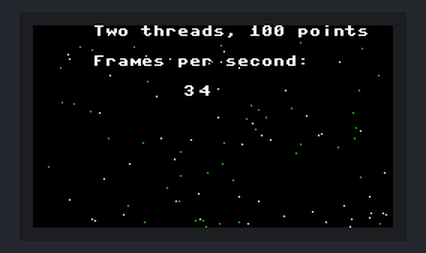
A program run on a simulated Raspberry Pi Pico running MicroPython. Shown: 240×135 colour display. Random numbers come from a fixed seed; threads take turns every 2 ms; library files of the repository ran but are not shown: LCD_1inch14.py.

Above: at 0.5 s.
At 3.02 s:
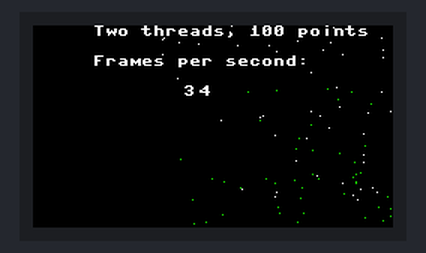
At 5.54 s:
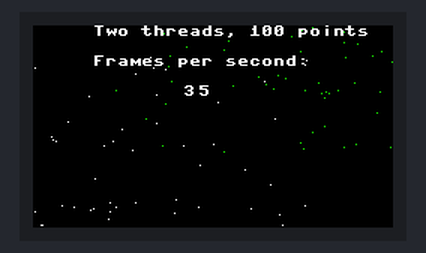
At 10.88 s:
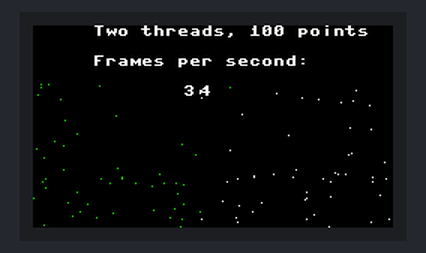
At 16.23 s:
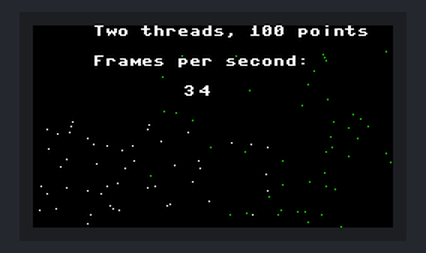
At 21.58 s:
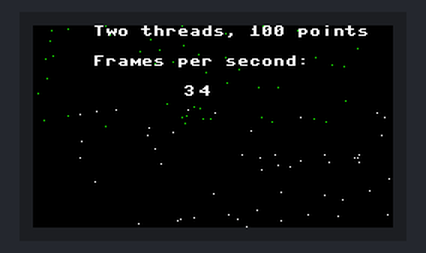

The program:

points_threaded.py
```python
from LCD_1inch14 import LCD_1inch14
from machine import Pin,SPI,PWM, Timer
import framebuf, math
import utime, gc, _thread
from random import randint
from usys import exit

class Points():
    def __init__(self,x,y,c):
        self.x = x
        self.y = y
        self.oldx = 0
        self.oldy = 0
        self.ax = 1
        self.ay = 1
        self.aax = 0
        self.aay = 0
        self.c = c

BL = 13
DC = 8
RST = 12
MOSI = 11
SCK = 10
CS = 9
LCD = LCD_1inch14()
p=[]
threaded = 1  # 1= threaded using 2 cores

token = 1

def init_points(num,c):
    for i in range(0,num):
        p.append(Points(randint(0,240),randint(0,135),c))

def move_points(start,stop):
    for j in range(start,stop):
        i=p[j]
        i.oldx=i.x
        i.oldy=i.y
        i.x+=i.ax
        i.y+=i.ay
        i.ax+=i.aax
        i.ay+=i.aay
        if i.x>240 or i.x<0:
            i.ax=-i.ax
            i.x=i.oldx
        if i.y>135 or i.y<0:
            i.ay=-i.ay
            i.y=i.oldy


def show_points(start,stop):
    for j in range(start,stop):
        i=p[j]
        LCD.pixel(i.oldx,i.oldy,LCD.black)
        LCD.pixel(i.x,i.y,i.c)


def calc_fps():
    delta = utime.ticks_diff(utime.ticks_us(), gticks)
    gticks = utime.ticks_us()
    fps=1_000_000//delta          # frames per second


def show_fps(fps):
    s1=s[fps//10]
    s2=s[fps%10]
    LCD.fill_rect(100,40,20,10,LCD.black)
    LCD.text(s1,100,40,LCD.white)
    LCD.text(s2,110,40,LCD.white)
    LCD.text('Frames per second:',40,20,LCD.white)


def show_display():       # crashes after few seconds
    global token, gticks
    while True:
        if True: # token == 1:
            show_points(51,99)
            move_points(51,99)
            LCD.text('Two threads, 100 points',40,0,LCD.white)
            delta = utime.ticks_diff(utime.ticks_us(), gticks)
            gticks = utime.ticks_us()
            fps=1_000_000//delta          # frames per second
            show_fps(fps)
            LCD.show()


pwm = PWM(Pin(BL))
pwm.freq(1000)
pwm.duty_u16(32768)#max 65535
LCD.fill(LCD.black)
LCD.show()
old_mem_free = 0
gticks = 0
fps = 0
init_points(50,LCD.white)
init_points(50,LCD.green)
s=['0','1','2','3','4','5','6','7','8','9']


if threaded:
    _thread.start_new_thread(show_display, ())

try:
    while(1):
        show_points(0,50)
        move_points(0,50)
        if not threaded:
            show_fps(fps)
            LCD.text('One thread, 50 points',40,0,LCD.white)
            LCD.show()
            delta = utime.ticks_diff(utime.ticks_us(), gticks)
            gticks = utime.ticks_us()
            fps=1_000_000//delta          # frames per second

        #print(old_mem_free-gc.mem_free())
        old_mem_free=gc.mem_free()


except KeyboardInterrupt:
    _thread.exit()
    exit()
```
